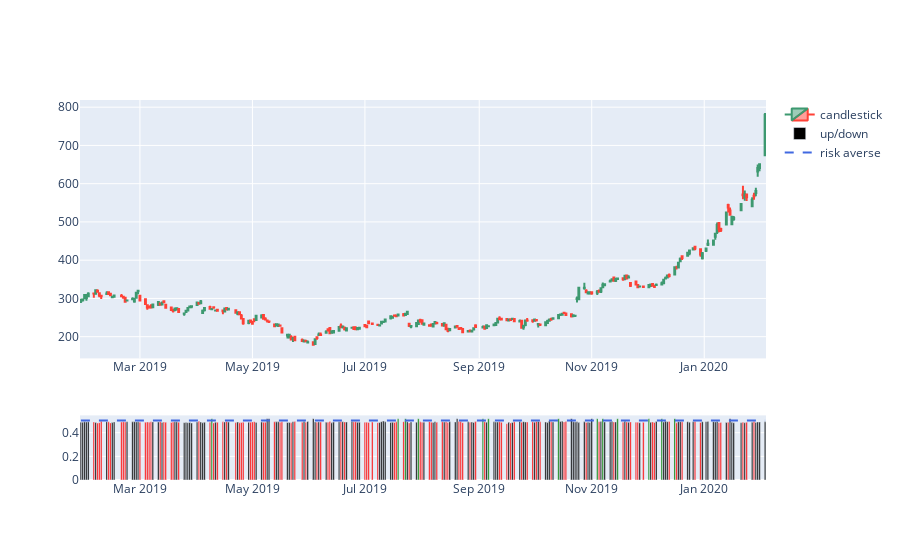

The notebook cell saved with this chart:
### Code cell
fig = make_subplots(rows=2, cols=1, row_heights=[0.8, 0.2])

fig.add_trace(go.Candlestick(x=full_test_df['date'],
                             open=full_test_df['open'],
                             high=full_test_df['high'],
                             low=full_test_df['low'],
                             close=full_test_df['close'],
                             name='candlestick'),
              row=1, col=1)

fig.update_layout(xaxis_rangeslider_visible=False)

fig.add_trace(go.Bar(x=full_test_df['date'],
                     y=full_test_df['bullish proba'],
                     name='up/down',
                     marker_color=full_test_df['risk averse color']),
              row=2, col=1)

fig.add_trace(go.Scatter(x=full_test_df['date'],
                         y=[risk_averse_threshold] * len(full_test_df),
                         name='risk averse',
                         line = dict(color='royalblue', width=2, dash='dash')),
             row=2, col=1)

fig.show()

### Figure 1 — Plotly figure (JSON) as saved in the notebook; plotly's stock layout.template omitted (floating-point values rounded to 4 significant figures; data arrays with more than 128 entries replaced by an {"elided": "..."} marker saying what was removed)
{"data": [{"close": {"elided": "257 float values"}, "high": {"elided": "257 float values"}, "low": {"elided": "257 float values"}, "name": "candlestick", "open": {"elided": "257 float values"}, "type": "candlestick", "x": {"elided": "257 str values"}, "xaxis": "x", "yaxis": "y"}, {"marker": {"color": {"elided": "257 str values"}}, "name": "up/down", "type": "bar", "x": {"elided": "257 str values"}, "xaxis": "x2", "y": {"elided": "257 float values"}, "yaxis": "y2"}, {"line": {"color": "royalblue", "dash": "dash", "width": 2}, "name": "risk averse", "type": "scatter", "x": {"elided": "257 str values"}, "xaxis": "x2", "y": {"elided": "257 float values"}, "yaxis": "y2"}], "layout": {"xaxis": {"anchor": "y", "domain": [0, 1], "rangeslider": {"visible": false}}, "xaxis2": {"anchor": "y2", "domain": [0, 1]}, "yaxis": {"anchor": "x", "domain": [0.32, 1]}, "yaxis2": {"anchor": "x2", "domain": [0, 0.17]}}}
